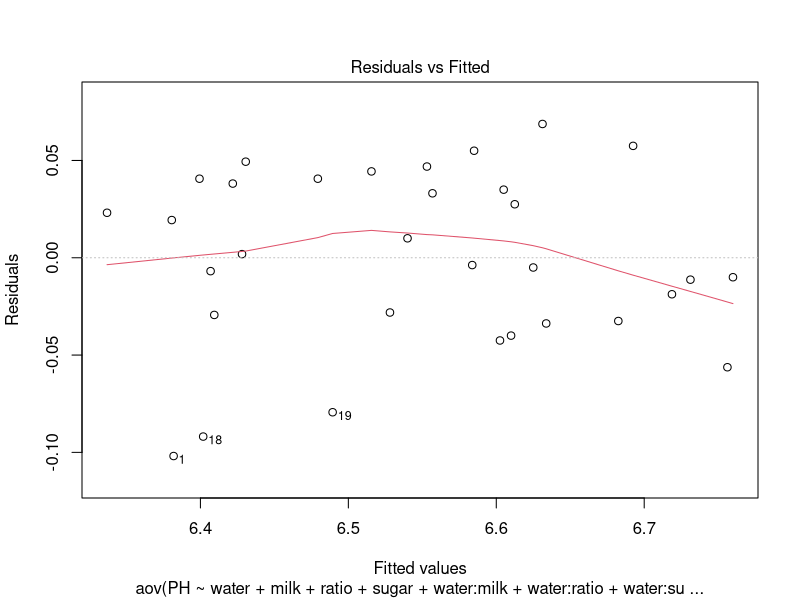
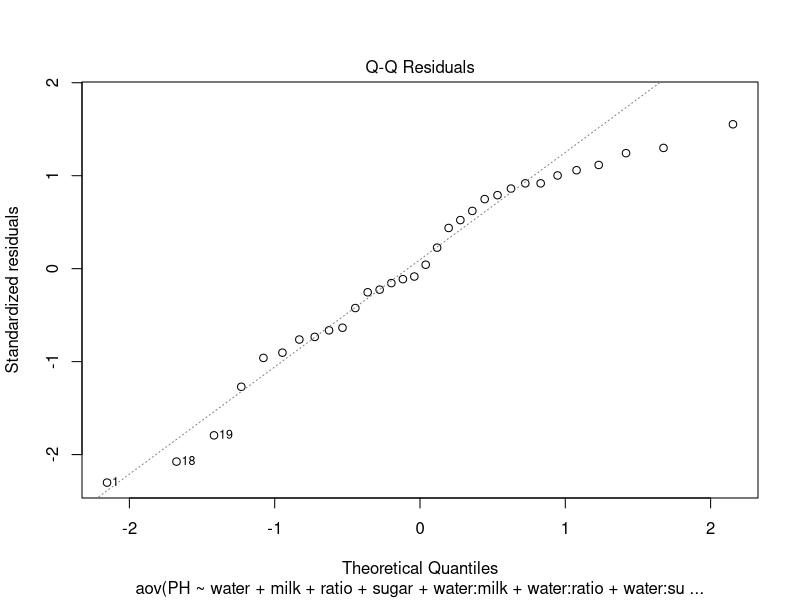
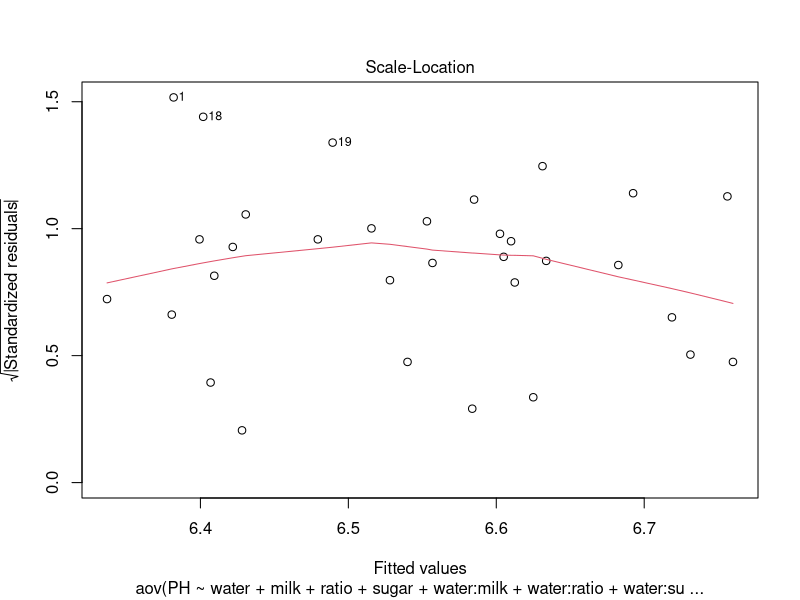
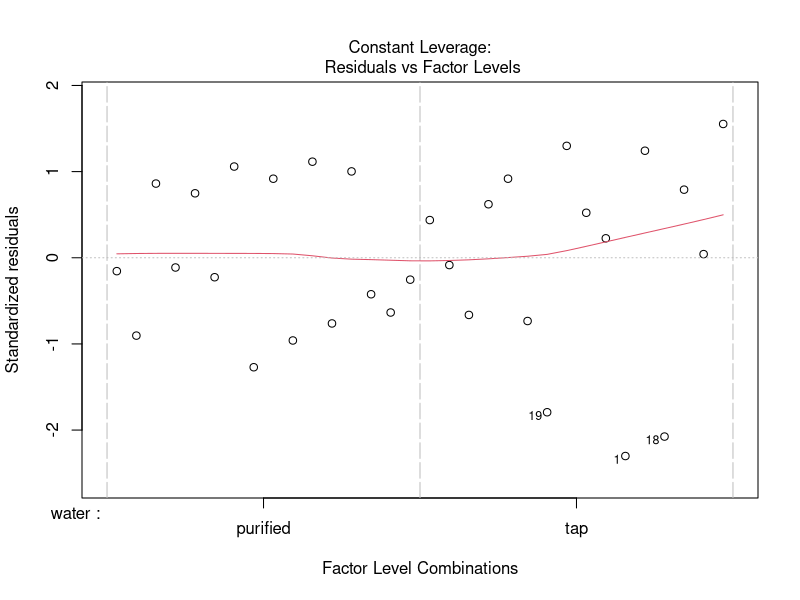
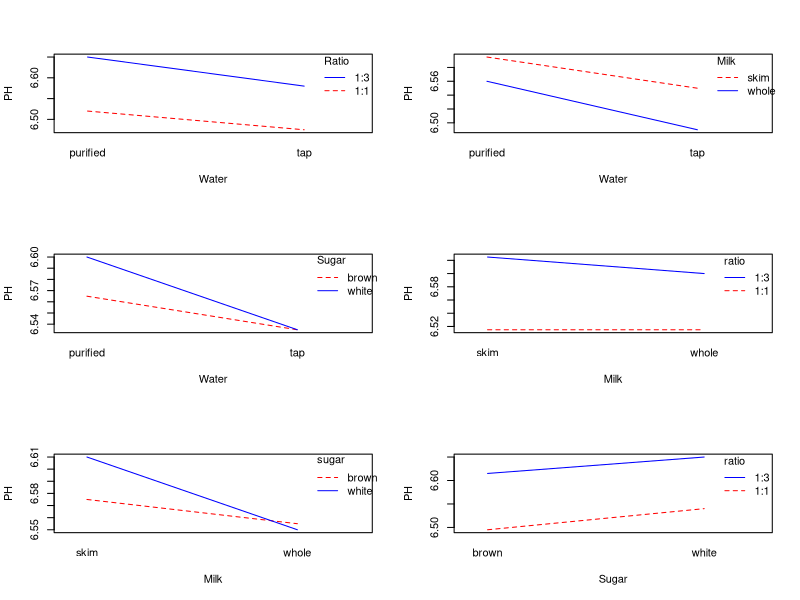
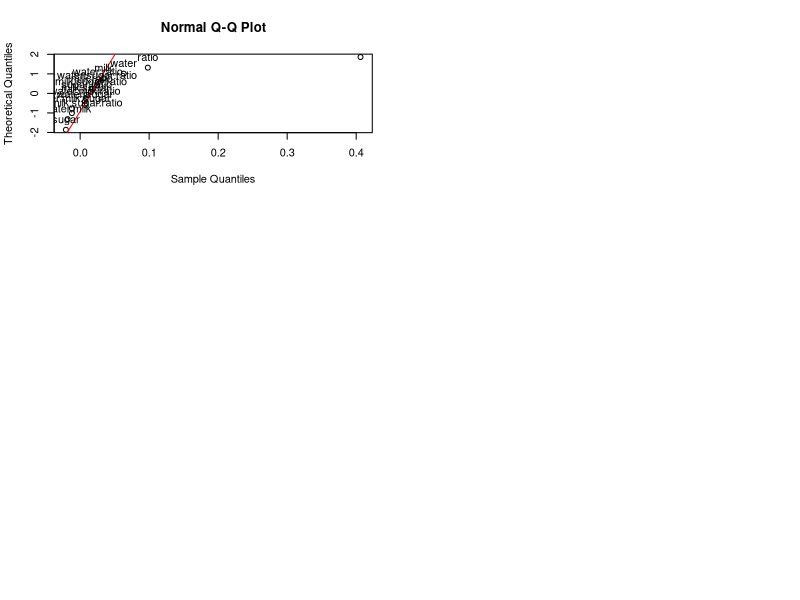

Reproduce these figures in R, in order.
## ---- chunk 1
knitr::opts_chunk$set(echo = TRUE)
library(knitr)
library(tidyr)
library(ggplot2)
library(dplyr)
## ---- chunk 2
ratio <- factor(rep(c("1:1","1:3"),each=2))
block=factor(rep(c(1,2),times=2))
data =c(6.28,6.64,6.43,6.70,
        6.36,6.55,6.31,6.64,
        6.38,6.64,6.41,6.75,
        6.40,6.58,6.52,6.65,
        6.48,6.60,6.50,6.72,
        6.44,6.56,6.56,6.70,
        6.46,6.62,6.60,6.70,
        6.40,6.57,6.59,6.75)
t=as.data.frame(matrix(data,nrow=4))
t=cbind(ratio,block,t)
t
## ---- chunk 3
colnames(t)[3:10]=c("tap whole white","tap whole brown","tap skim white",
                    "tap skim brown","purif whole white","purif whole brown",
                    "purif skim white","purif skim brown")
kable(t)
d=pivot_longer(
  t,
  cols=-c("ratio","block"),
  values_to="PH"
)
d
## ---- chunk 4
d$water=factor(rep(rep(c("tap","purified"),each=4),times=4))
d$milk = factor(rep(rep(c("whole","skim"),each=2),times=8))
d$sugar=factor(rep(c("white","brown"),times=16))
d$name=NULL
fit <- aov(PH ~water+milk+ratio+sugar+water:milk+water:ratio+water:sugar
           +milk:ratio+milk:sugar+ratio:sugar+block,d)
anova(fit)
plot(fit)
## ---- chunk 5
par(mfrow=c(3,2),font = 10) 

interaction.plot(x.factor = d$water,
trace.factor = d$ratio,
response = d$PH,
fun = median,
ylab = "PH",
xlab = "Water",
col = c("red", "blue","black"),
trace.label = "Ratio")

interaction.plot(x.factor = d$water,
trace.factor = d$milk,
response = d$PH,
fun = median,
ylab = "PH",
xlab = "Water",
col = c("red", "blue","black"),
trace.label = "Milk")

interaction.plot(x.factor = d$water,
trace.factor = d$sugar,
response = d$PH,
fun = median,
ylab = "PH",
xlab = "Water",
col = c("red", "blue","black"),
trace.label = "Sugar")


interaction.plot(x.factor = d$milk,
trace.factor = d$ratio,
response = d$PH,
fun = median,
ylab = "PH",
xlab = "Milk",
col = c("red", "blue","black"),
trace.label = "ratio")


interaction.plot(x.factor = d$milk,
trace.factor = d$sugar,
response = d$PH,
fun = median,
ylab = "PH",
xlab = "Milk",
col = c("red", "blue","black"),
trace.label = "sugar")

interaction.plot(x.factor = d$sugar,
trace.factor = d$ratio,
response = d$PH,
fun = median,
ylab = "PH",
xlab = "Sugar",
col = c("red", "blue","black"),
trace.label = "ratio")
## ---- chunk 6
d_coded <- d %>%
  mutate(water = ifelse(water == 'tap', -1, 1),
         milk = ifelse(milk == 'whole', -1, 1),
         sugar = ifelse(sugar == "white", -1, 1),
         ratio = ifelse(ratio == "1:1", -1, 1))

fit_coded <- lm(PH~ water * milk * sugar * ratio+block, d_coded)
effects <- 2 * coef(fit_coded)[-1] # exclude intercept
t(effects)
daniel_plot <- function(effects, p = c(0.3, 0.7)) { 
  qq <- qqnorm(effects, datax = TRUE)
  qqline(effects, col = "red", probs = p, datax = TRUE)
  text(qq$x, qq$y, names(effects), pos=3)
}
daniel_plot(effects)
## ---- chunk 7
etch.rate <- matrix(c(6.59,6.75,6.52,6.65,6.55,6.70,6.31,6.64,
                      6.60,6.70,6.41,6.75,6.50,6.72,6.40,6.75,6.40,
                      6.58,6.44,6.56,6.46,6.62,6.43,6.70,6.48,6.60,
                      6.36,6.55,6.38,6.64,6.28,6.64),
                    byrow=T,ncol=2)
dimnames(etch.rate) <- list( c("(1)","a","b","ab","c","ac","bc","d",
                               "ad","bd","cd","abc","bcd","abd","acd","abcd"),
                             c("Day1","Day2"))
# etch.rate
A <- c(-1,1,-1,1,-1,1,-1,-1,1,-1,-1,1,-1,1,1,1)
B <- c(-1,-1,1,1,-1,-1,1,-1,-1,1,-1,1,1,1,-1,1)
C <- c(-1,-1,-1,-1,1,1,1,-1,-1,-1,1,1,1,-1,1,1)
D <- c(-1,-1,-1,-1,-1,-1,-1,1,1,1,1,-1,1,1,1,1)
Total <- apply(etch.rate,1,sum)
 cbind(A,B,C,D,etch.rate,Total)
## ---- chunk 8
rep = 2
AB <- A*B
AC <- A*C
BC <- B*C
AD <- A*D
BD <- B*D
CD <- C*D
ABC <- A*B*C
BCD <- B*C*D
ABD <- A*B*D
ACD <- A*C*D
ABCD <- A*B*C*D
cbind(A,B,C,D,AB,AC,BC,AD,BD,CD,ABC,BCD,ABD,ACD,ABCD,Total)
## ---- chunk 9
Effects <- t(Total) %*% cbind(A,B,C,D,AB,AC,BC,AD,BD,CD,ABC,BCD,ABD,ACD,ABCD)/(8*rep)
Summary <- rbind( cbind(A,B,C,D,AB,AC,BC,AD,BD,CD,ABC,BCD,ABD,ACD,ABCD),Effects)
dimnames(Summary)[[1]] <- c(dimnames(etch.rate)[[1]],"Effect")
Summary
